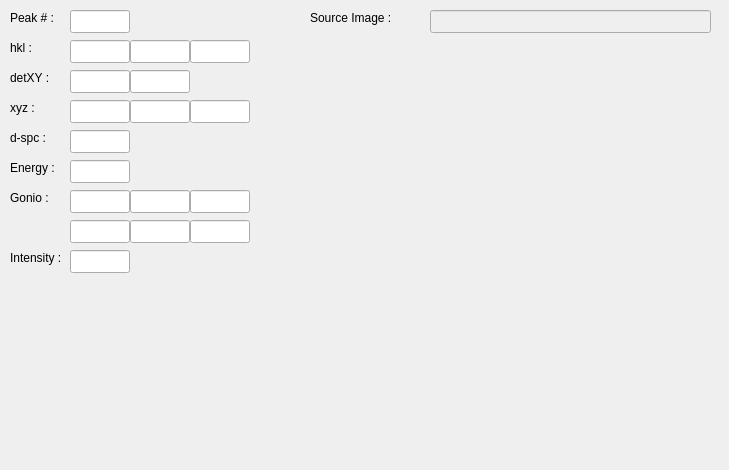
<?xml version="1.0" encoding="UTF-8"?>
<ui version="4.0">
 <class>PeakEditDlg</class>
 <widget class="QDialog" name="PeakEditDlg">
  <property name="geometry">
   <rect>
    <x>0</x>
    <y>0</y>
    <width>729</width>
    <height>470</height>
   </rect>
  </property>
  <property name="windowTitle">
   <string>Peak Edit - ATREX</string>
  </property>
  <widget class="QLabel" name="label">
   <property name="geometry">
    <rect>
     <x>10</x>
     <y>10</y>
     <width>59</width>
     <height>15</height>
    </rect>
   </property>
   <property name="text">
    <string>Peak # :</string>
   </property>
  </widget>
  <widget class="QLineEdit" name="pe_id">
   <property name="geometry">
    <rect>
     <x>70</x>
     <y>10</y>
     <width>60</width>
     <height>23</height>
    </rect>
   </property>
  </widget>
  <widget class="QLineEdit" name="pe_hkl_0">
   <property name="geometry">
    <rect>
     <x>70</x>
     <y>40</y>
     <width>60</width>
     <height>23</height>
    </rect>
   </property>
  </widget>
  <widget class="QLineEdit" name="pe_hkl_1">
   <property name="geometry">
    <rect>
     <x>130</x>
     <y>40</y>
     <width>60</width>
     <height>23</height>
    </rect>
   </property>
  </widget>
  <widget class="QLineEdit" name="pe_hkl_2">
   <property name="geometry">
    <rect>
     <x>190</x>
     <y>40</y>
     <width>60</width>
     <height>23</height>
    </rect>
   </property>
   <property name="text">
    <string/>
   </property>
  </widget>
  <widget class="QLabel" name="label_2">
   <property name="geometry">
    <rect>
     <x>10</x>
     <y>40</y>
     <width>31</width>
     <height>16</height>
    </rect>
   </property>
   <property name="text">
    <string>hkl :</string>
   </property>
  </widget>
  <widget class="QLabel" name="label_3">
   <property name="geometry">
    <rect>
     <x>10</x>
     <y>70</y>
     <width>51</width>
     <height>16</height>
    </rect>
   </property>
   <property name="text">
    <string>detXY :</string>
   </property>
  </widget>
  <widget class="QLineEdit" name="pe_detXY_0">
   <property name="geometry">
    <rect>
     <x>70</x>
     <y>70</y>
     <width>60</width>
     <height>23</height>
    </rect>
   </property>
  </widget>
  <widget class="QLineEdit" name="pe_detXY_1">
   <property name="geometry">
    <rect>
     <x>130</x>
     <y>70</y>
     <width>60</width>
     <height>23</height>
    </rect>
   </property>
  </widget>
  <widget class="QLineEdit" name="pe_xyz_0">
   <property name="geometry">
    <rect>
     <x>70</x>
     <y>100</y>
     <width>60</width>
     <height>23</height>
    </rect>
   </property>
  </widget>
  <widget class="QLineEdit" name="pe_xyz_1">
   <property name="geometry">
    <rect>
     <x>130</x>
     <y>100</y>
     <width>60</width>
     <height>23</height>
    </rect>
   </property>
  </widget>
  <widget class="QLineEdit" name="pe_xyz_2">
   <property name="geometry">
    <rect>
     <x>190</x>
     <y>100</y>
     <width>60</width>
     <height>23</height>
    </rect>
   </property>
  </widget>
  <widget class="QLabel" name="label_4">
   <property name="geometry">
    <rect>
     <x>10</x>
     <y>100</y>
     <width>41</width>
     <height>16</height>
    </rect>
   </property>
   <property name="text">
    <string>xyz :</string>
   </property>
  </widget>
  <widget class="QLabel" name="label_5">
   <property name="geometry">
    <rect>
     <x>10</x>
     <y>130</y>
     <width>51</width>
     <height>16</height>
    </rect>
   </property>
   <property name="text">
    <string>d-spc :</string>
   </property>
  </widget>
  <widget class="QLineEdit" name="pe_dspace">
   <property name="geometry">
    <rect>
     <x>70</x>
     <y>130</y>
     <width>60</width>
     <height>23</height>
    </rect>
   </property>
  </widget>
  <widget class="QLabel" name="label_6">
   <property name="geometry">
    <rect>
     <x>10</x>
     <y>160</y>
     <width>51</width>
     <height>16</height>
    </rect>
   </property>
   <property name="text">
    <string>Energy :</string>
   </property>
  </widget>
  <widget class="QLineEdit" name="pe_energy">
   <property name="geometry">
    <rect>
     <x>70</x>
     <y>160</y>
     <width>60</width>
     <height>23</height>
    </rect>
   </property>
  </widget>
  <widget class="QLineEdit" name="pe_gon_0">
   <property name="geometry">
    <rect>
     <x>70</x>
     <y>190</y>
     <width>60</width>
     <height>23</height>
    </rect>
   </property>
  </widget>
  <widget class="QLineEdit" name="pe_gon_1">
   <property name="geometry">
    <rect>
     <x>130</x>
     <y>190</y>
     <width>60</width>
     <height>23</height>
    </rect>
   </property>
  </widget>
  <widget class="QLineEdit" name="pe_gon_2">
   <property name="geometry">
    <rect>
     <x>190</x>
     <y>190</y>
     <width>60</width>
     <height>23</height>
    </rect>
   </property>
  </widget>
  <widget class="QLineEdit" name="pe_gon_3">
   <property name="geometry">
    <rect>
     <x>70</x>
     <y>220</y>
     <width>60</width>
     <height>23</height>
    </rect>
   </property>
  </widget>
  <widget class="QLineEdit" name="pe_gon_4">
   <property name="geometry">
    <rect>
     <x>130</x>
     <y>220</y>
     <width>60</width>
     <height>23</height>
    </rect>
   </property>
  </widget>
  <widget class="QLineEdit" name="pe_gon_5">
   <property name="geometry">
    <rect>
     <x>190</x>
     <y>220</y>
     <width>60</width>
     <height>23</height>
    </rect>
   </property>
  </widget>
  <widget class="QLabel" name="label_7">
   <property name="geometry">
    <rect>
     <x>10</x>
     <y>190</y>
     <width>51</width>
     <height>16</height>
    </rect>
   </property>
   <property name="text">
    <string>Gonio :</string>
   </property>
  </widget>
  <widget class="QLabel" name="label_8">
   <property name="geometry">
    <rect>
     <x>10</x>
     <y>250</y>
     <width>61</width>
     <height>16</height>
    </rect>
   </property>
   <property name="text">
    <string>Intensity :</string>
   </property>
  </widget>
  <widget class="QLineEdit" name="pe_intens">
   <property name="geometry">
    <rect>
     <x>70</x>
     <y>250</y>
     <width>60</width>
     <height>23</height>
    </rect>
   </property>
  </widget>
  <widget class="QLabel" name="label_9">
   <property name="geometry">
    <rect>
     <x>310</x>
     <y>10</y>
     <width>111</width>
     <height>16</height>
    </rect>
   </property>
   <property name="text">
    <string>Source Image :</string>
   </property>
  </widget>
  <widget class="QLineEdit" name="pe_SourceImageLE">
   <property name="enabled">
    <bool>false</bool>
   </property>
   <property name="geometry">
    <rect>
     <x>430</x>
     <y>10</y>
     <width>281</width>
     <height>23</height>
    </rect>
   </property>
  </widget>
 </widget>
 <resources/>
 <connections/>
</ui>
